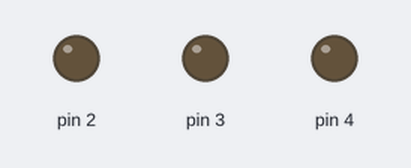
A sketch run on a simulated Arduino Uno, built with avr-gcc and run on an emulated ATmega328P. Shown: output pins drawn as LEDs (lit = HIGH).

Above: at 0.02 s.
At 0.32 s:
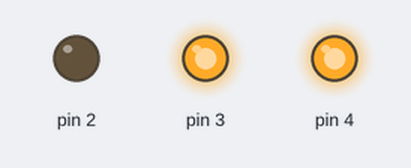
At 0.72 s:
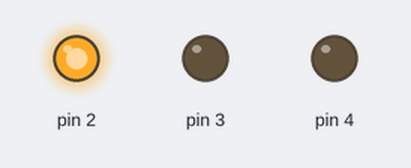
At 1.42 s:
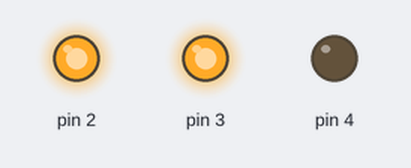
At 2.12 s:
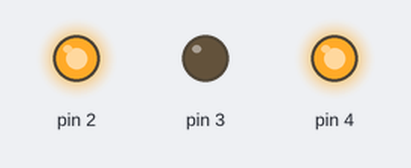
At 2.8 s:
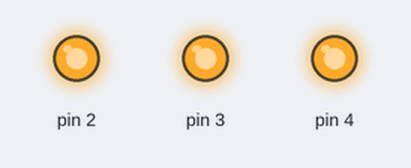
Timing chart, 0 to 3.1 s (numbered marks = the images above):
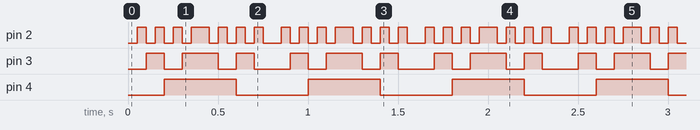

Measured:
- by itself, pin 2: alternates HIGH for 0.05 s and LOW for 0.05 s
- by itself, pin 3: repeats every 0.80 s: LOW 0.10 s, HIGH 0.20 s, LOW 0.10 s, HIGH 0.10 s, LOW 0.20 s, HIGH 0.10 s
- by itself, pin 4: alternates HIGH for 0.40 s and LOW for 0.40 s

The sketch:

demuxSweep.ino
```cpp
/**
 * demuxSweep.ino
 * \author Joshua Vasquez
 * \date November 2014
 */

/**
 * \note Test sketch intended for Arduino DUE platform only. This code can be
 *       easily ported to another Arduino model; however, note that a logic
 *       level shifter must be used to convert output 5[V] signals from the
 *       Arduino to 3.3[V] input signals to the FPGA.
 */

#define CS 13

void setup() {
    pinMode(2, OUTPUT);
    pinMode(3, OUTPUT);
    pinMode(4, OUTPUT);
}


void loop() {
    for (uint8_t i = 0; i < 8; ++i)
    {
        digitalWrite(2, 0x01 & i);
        digitalWrite(3, 0x01 & (i >> 1) );
        digitalWrite(4, 0x01 & (i >> 2) );
        delay(50);
    }
    for (int8_t j = 7; j >= 0; --j) // uint8_t will never satisfy end loop case
    {
        digitalWrite(2, 0x01 & j);
        digitalWrite(3, 0x01 & (j >> 1) );
        digitalWrite(4, 0x01 & (j >> 2) );
        delay(50);
    }
}
```
